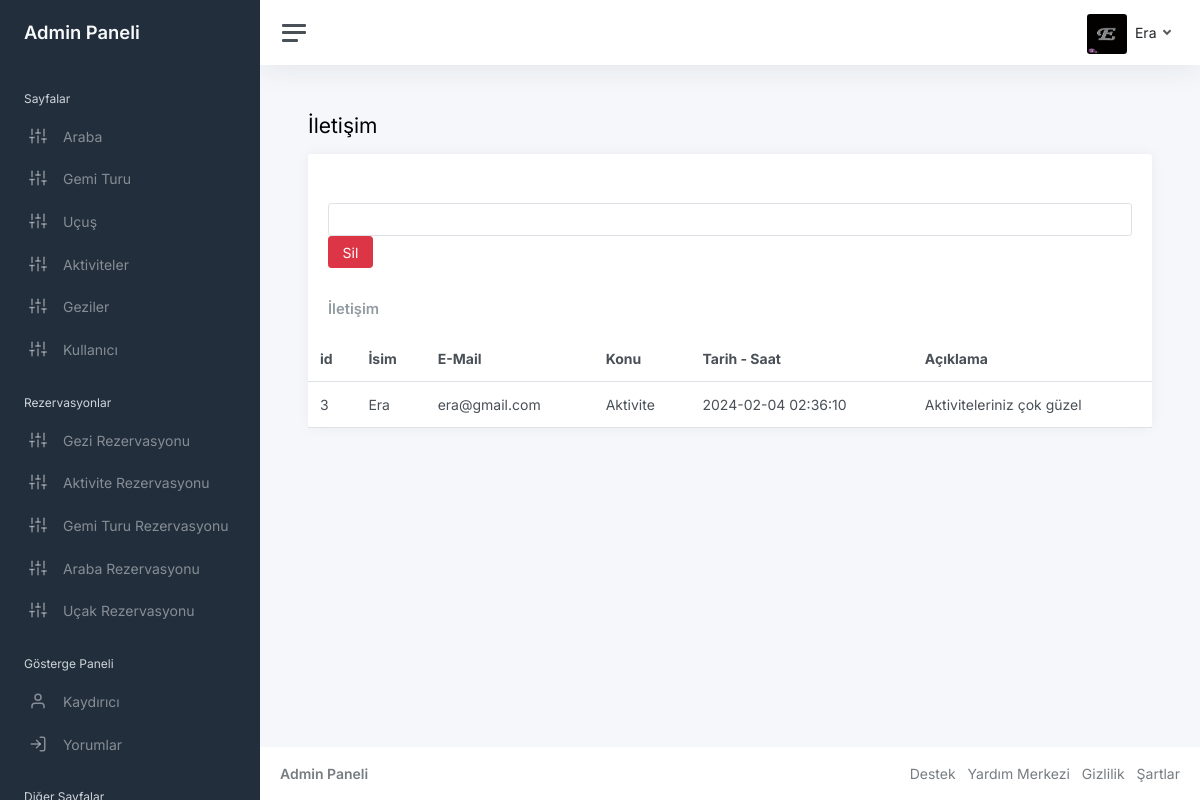
The page /admin/contact.php (signed in) on the database its author committed.
### tables this page shows
CREATE TABLE `contact` (
  `id` int(11) NOT NULL,
  `name` varchar(200) NOT NULL,
  `email` varchar(200) NOT NULL,
  `subject` varchar(200) NOT NULL,
  `create_at` timestamp NOT NULL DEFAULT current_timestamp(),
  `description` text NOT NULL
);

### admin/contact.php (the view, shortened to what this page needs)
<?php require "includes/header.php"?>
<main class="content">
				<div class="container-fluid p-0">
					<h1 class="h3 mb-3">İletişim</h1>
					<div class="row">
						<div class="col-12">
							<div class="card">
							<div class="card-header">
</div>
							<div class="card-header">
							<form method="post">
							<input type="number" class="form-control" name="id">
<button name="submit"  class="btn btn-danger" type="submit" id="form_submit_button" class="form_submit_button button trans_200">Sil<span></span><span></span><span></span></button>
								</div>
								<div class="card-header">
									<h5 class="card-title mb-0">İletişim</h5>
								</div>
								<table class="table table-hover my-0">
									<thead>
										<tr>
										<th class="d-none d-md-table-cell">id</th>
											<th>İsim</th>
											<th class="d-none d-xl-table-cell">E-Mail</th>
											<th class="d-none d-xl-table-cell">Konu</th>
											<th>Tarih - Saat</th>
                                            <th>Açıklama</th>
										</tr>
									</thead>
									<tbody>
<?php
try {
    $stmt= $conn->prepare("SELECT * FROM contact");
    $stmt ->execute();
    while($row = $stmt->fetch(PDO::FETCH_ASSOC)){
?>
										<tr>
										<td><?php echo $row["id"]; ?></td>
											<td><?php echo $row["name"]; ?></td>
											<td class="d-none d-xl-table-cell"><?php echo $row["email"]; ?></td>
                                            <td class="d-none d-xl-table-cell"><?php echo $row["subject"]; ?></td>
                                            <td class="d-none d-xl-table-cell"><?php echo $row["create_at"]; ?></td>
                                            <td class="d-none d-xl-table-cell"><?php echo $row["description"]; ?></td>
										</tr>
                                <?php
    }
}
catch(PDOException $e)
{
    echo "Error" .$e->getMessage();
}
                                ?>
									</tbody>
								</table>
							</div>
						</div>
					</div>
				</div>
			</main>
<?php require "includes/footer.php"?>

### rows shown on the page
contact: id "3", name "Era", email "era@gmail.com", subject "Aktivite", create_at "2024-02-04 02:36:10", description "Aktiviteleriniz çok güzel"

### other values the page prints
$_SESSION['admin'] "Era"
